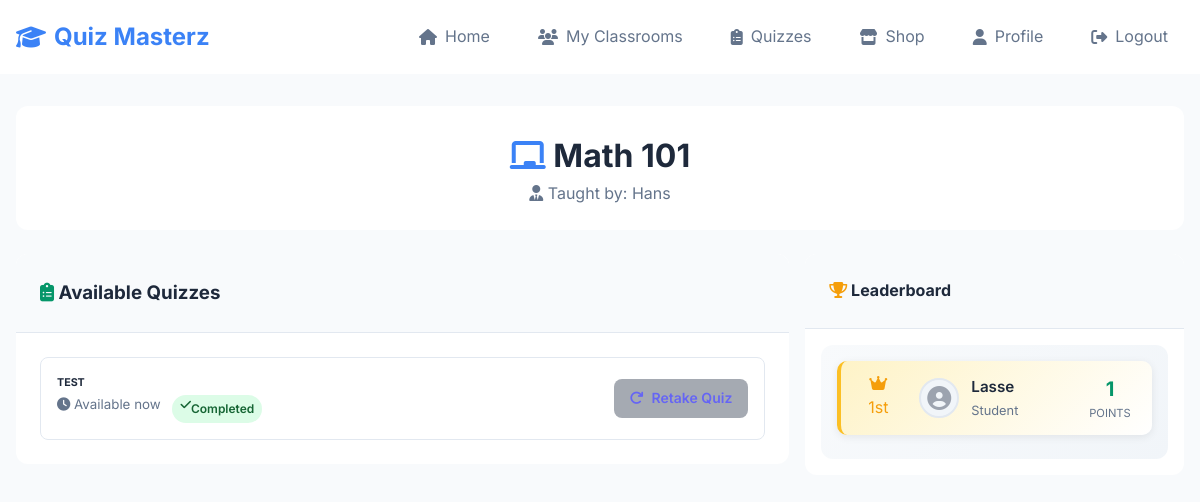
The app's page /student/classroom/1 (signed in) with its own data.
### website/models.py (models this page shows, shortened)
class Classroom(db.Model):
    id = db.Column(db.Integer, primary_key=True)
    name = db.Column(db.String(100), nullable=False)
    teacher_id = db.Column(db.Integer, db.ForeignKey('user.id'), nullable=False)
    join_code = db.Column(db.String(8), unique=True, nullable=False)
    quizzes = db.relationship('Quiz', secondary=classroom_quizzes,
                              backref=db.backref('classrooms_assigned_to', lazy='dynamic'),
                              lazy='dynamic')
    quiz_attempts = db.relationship('StudentQuizAttempt', backref='classroom', lazy='dynamic') # Added

class User(db.Model, UserMixin):
    id = db.Column(db.Integer, primary_key=True)
    email = db.Column(db.String(150), unique=True)
    password = db.Column(db.String(150))
    first_name = db.Column(db.String(150))
    role = db.Column(db.String(50))  # 'student' or 'teacher'
    learning_points = db.Column(db.Integer, default=0) # User's total LPs
    classrooms_created = db.relationship('Classroom', foreign_keys='[Classroom.teacher_id]', backref='teacher', lazy=True)
    joined_classrooms = db.relationship('Classroom', secondary=classroom_members,
                                        backref=db.backref('students', lazy='dynamic'),
                                        lazy='dynamic')
    quiz_attempts = db.relationship('StudentQuizAttempt', backref='student', lazy='dynamic') # Added

class Quiz(db.Model):
    id = db.Column(db.Integer, primary_key=True)
    name = db.Column(db.String(150), nullable=False)
    teacher_id = db.Column(db.Integer, db.ForeignKey('user.id'), nullable=False) # Added: who created quiz
    is_published = db.Column(db.Boolean, default=False, nullable=False) # Draft/upload workflow
    questions = db.relationship('Question', backref='quiz', lazy='dynamic', cascade="all, delete-orphan") # Added
    teacher = db.relationship('User', backref=db.backref('created_quizzes', lazy='dynamic'))

### website/views.py (the view)
@views.route('/student/classroom/<int:classroom_id>', methods=['GET'])
@login_required
def student_view_classroom(classroom_id):
    if current_user.role != 'student':
        flash('Access denied.', category='error')
        return redirect(url_for('views.home'))
    classroom = Classroom.query.get_or_404(classroom_id)
    if classroom not in current_user.joined_classrooms:
        flash('You are not a member of this classroom.', category='error')
        return redirect(url_for('views.student_my_classrooms'))
    available_quizzes_data = []
    published_quizzes = classroom.quizzes.filter_by(is_published=True).all()
    for quiz in published_quizzes:
        existing_attempt = StudentQuizAttempt.query.filter_by(
            student_id=current_user.id,
            quiz_id=quiz.id,
            classroom_id=classroom.id
        ).first()
        quiz_data = {
            'quiz': quiz,
            'taken': existing_attempt is not None
        }
        available_quizzes_data.append(quiz_data)
    all_students = classroom.students.all()
    attempts_in_classroom = StudentQuizAttempt.query.filter_by(classroom_id=classroom.id).all()
    student_scores = {}
    for attempt in attempts_in_classroom:
        student_scores[attempt.student_id] = student_scores.get(attempt.student_id, 0) + attempt.score
    leaderboard = []
    for student in all_students:
        leaderboard_entry = {
            'name': student.first_name,
            'score': student_scores.get(student.id, 0),  # 0 if no attempts
        }
        leaderboard.append(leaderboard_entry)
    leaderboard.sort(key=lambda x: x['score'], reverse=True)
    student_total_lp = current_user.learning_points if current_user.learning_points is not None else 0
    return render_template("student_view_classroom_details.html",
                         user=current_user,
                         classroom=classroom,
                         available_quizzes=available_quizzes_data,
                         leaderboard=leaderboard,
                         student_total_lp=student_total_lp) # Pass total LP

### website/__init__.py (called while the page is built)
def create_app():
    app = Flask(__name__)
    app.config['SECRET_KEY'] = 'hjshjhdjah kjshkjdhjs'
    app.config['SQLALCHEMY_DATABASE_URI'] = f'sqlite:///{DB_NAME}'
    db.init_app(app)
    from .views import views
    from .auth import auth
    app.register_blueprint(views, url_prefix='/')
    app.register_blueprint(auth, url_prefix='/')
    with app.app_context():
        db.create_all()
    from .models import User, Classroom, Quiz, Question, Answer, StudentQuizAttempt
    login_manager = LoginManager()
    login_manager.login_view = 'auth.login'
    login_manager.init_app(app)
    @login_manager.user_loader
    def load_user(id):
        return User.query.get(int(id))
    return app

### website/templates/student_view_classroom_details.html (shortened to what this page needs)
{% extends "base.html" %}
{% block content %}
<div class="container">
    <div class="card mb-4">
        <div class="card-body text-center">
            <h1><i class="fas fa-chalkboard text-primary"></i> {{ classroom.name }}</h1>
            <p class="text-muted">
                <i class="fas fa-user-tie"></i> Taught by: {{ classroom.teacher.first_name }} {{ classroom.teacher.last_name }}
            </p>
        </div>
    </div>
    <div class="row">
        <div class="col-lg-8 mb-4">
            <div class="card">
                <div class="card-header">
                    <h3><i class="fas fa-clipboard-list text-success"></i> Available Quizzes</h3>
                </div>
                <div class="card-body">                    {% if available_quizzes %}
                        <div class="list-group list-group-flush">
                            {% for quiz_data in available_quizzes %}
                                <div class="list-group-item d-flex justify-content-between align-items-center">
                                    <div>
                                        <h6 class="mb-1">{{ quiz_data.quiz.name }}</h6>
                                        <small class="text-muted">
                                            <i class="fas fa-clock"></i> Available now
                                            {% if quiz_data.taken %}
                                                <span class="badge bg-success ms-2">
                                                    <i class="fas fa-check"></i> Completed
                                                </span>
                                            {% endif %}
                                        </small>
                                    </div>
                                    {% if quiz_data.taken %}
                                        <a href="{{ url_for('views.take_quiz', quiz_id=quiz_data.quiz.id, classroom_id=classroom.id) }}"
                                           class="btn btn-retake btn-sm btn-disabled">
                                            <i class="fas fa-redo"></i> Retake Quiz
                                        </a>
                                    {% else %}
                                        <a href="{{ url_for('views.take_quiz', quiz_id=quiz_data.quiz.id, classroom_id=classroom.id) }}"
                                           class="btn btn-primary btn-sm">
                                            <i class="fas fa-play"></i> Start Quiz
                                        </a>
                                    {% endif %}
                                </div>
                            {% endfor %}
                        </div>
                    {% else %}
                        <div class="empty-state">
                            <i class="fas fa-clipboard-list empty-state-icon"></i>
                            <h5 class="empty-state-title">No Quizzes Available</h5>
                            <p class="empty-state-description">No quizzes are currently available in this classroom. Check back later!</p>
                        </div>
                    {% endif %}
                </div>
            </div>
        </div>
        <div class="col-lg-4 mb-4">
            <div class="card">
                <div class="card-header">
                    <h4><i class="fas fa-trophy text-warning"></i> Leaderboard</h4>
                </div>                <div class="card-body p-3">
                    {% if leaderboard %}
                        <div class="leaderboard-container">
                            {% for student in leaderboard %}
                                {% set place = loop.index %}
                                <div class="leaderboard-item {% if place == 1 %}first-place{% elif place == 2 %}second-place{% elif place == 3 %}third-place{% endif %} mb-3">
                                    <div class="position-indicator">
                                        {% if place == 1 %}
                                            <div class="place-badge gold">
                                                <i class="fas fa-crown"></i>
                                                <span>1st</span>
                                            </div>
                                        {% elif place == 2 %}
                                            <div class="place-badge silver">
                                                <i class="fas fa-medal"></i>
                                                <span>2nd</span>
                                            </div>
                                        {% elif place == 3 %}
                                            <div class="place-badge bronze">
                                                <i class="fas fa-award"></i>
                                                <span>3rd</span>
                                            </div>
                                        {% else %}
                                            <div class="place-badge regular">
                                                <span>{{ place }}{{ 'th' if place > 3 else '' }}</span>
                                            </div>
                                        {% endif %}
                                    </div>
                                    <div class="student-info">
                                        <div class="student-avatar">
                                            <i class="fas fa-user-circle avatar-default"></i>
                                        </div>
                                        <div class="student-details">
                                            <div class="student-name">{{ student.name }}</div>
                                            <div class="student-title">Student</div>
                                        </div>
                                    </div>
                                    <div class="score-display">
                                        <div class="score-number">{{ student.score }}</div>
                                        <div class="score-label">points</div>
                                    </div>
                                </div>
                            {% endfor %}
                        </div>
                    {% else %}
                        <div class="empty-state empty-state-small">
                            <i class="fas fa-users empty-state-icon"></i>
                            <p class="empty-state-description mb-0">No other students yet!</p>
                        </div>
                    {% endif %}
                </div>
            </div>        </div>
    </div>
</div>
{% endblock %}

### website/static/css/style.css (style rules this page uses)
:root { --primary: #3b82f6; --secondary: #64748b; --success: #059669; --warning: #f59e0b; --danger: #dc2626; --bg: #f8fafc; --surface: #fff; --text: #1e293b; --text-muted: #64748b; --border: #e2e8f0; }
* { margin: 0; padding: 0; box-sizing: border-box; }
body { font-family: Inter, sans-serif; line-height: 1.6; color: var(--text); background: var(--bg); }
.container { max-width: 1200px; margin: 0 auto; padding: 0 1rem; }
.btn { display: inline-flex; align-items: center; gap: 0.5rem; padding: 0.75rem 1.5rem; border: none; border-radius: 8px; font-weight: 600; text-decoration: none; cursor: pointer; transition: all 0.2s; }
.btn-sm { padding: 0.5rem 1rem; font-size: 0.875rem; }
.card { background: var(--surface); border-radius: 12px; overflow: hidden; }
.card-header { padding: 1.5rem; border-bottom: 1px solid var(--border); background: var(--bg); }
.card-body { padding: 1.5rem; }
.list-group { list-style: none; }
.list-group-item { padding: 1rem; border: 1px solid var(--border); border-bottom: none; }
.list-group-item:first-child { border-top-left-radius: 8px; border-top-right-radius: 8px; }
.list-group-item:last-child { border-bottom: 1px solid var(--border); border-bottom-left-radius: 8px; border-bottom-right-radius: 8px; }
.badge { display: inline-flex; padding: 0.25rem 0.5rem; border-radius: 9999px; font-size: 0.75rem; font-weight: 600; }
.badge-success, .bg-success { background: #dcfce7; color: #166534; }
.text-primary { color: var(--primary); }
.text-muted { color: var(--text-muted); }
.text-success { color: var(--success); }
.text-warning { color: var(--warning); }
.text-center { text-align: center; }
.d-flex { display: flex; }
.justify-content-between { justify-content: space-between; }
.align-items-center { align-items: center; }
.mb-3 { margin-bottom: 1rem; }
.mb-4 { margin-bottom: 1.5rem; }
.ms-2, .ml-2 { margin-left: 0.5rem; }
.p-3 { padding: 1rem; }
.row { display: flex; flex-wrap: wrap; margin: 0 -0.5rem; }
.col-lg-8 { flex: 0 0 66.666%; padding: 0 0.5rem; }
.col-lg-4 { flex: 0 0 33.333%; padding: 0 0.5rem; }
.leaderboard-container { background: linear-gradient(135deg, var(--bg) 0%, #f1f5f9 100%); border-radius: 12px; padding: 1rem; }
.leaderboard-item { display: flex; align-items: center; background: white; border-radius: 10px; padding: 0.75rem; box-shadow: 0 2px 8px rgba(0,0,0,0.08); border-left: 4px solid var(--border); margin-bottom: 0.5rem; }
.leaderboard-item.first-place { border-left-color: #fbbf24; background: linear-gradient(135deg, #fef3c7 0%, #ffffff 100%); }
.position-indicator { margin-right: 1rem; min-width: 50px; text-align: center; }
.place-badge { display: flex; flex-direction: column; align-items: center; gap: 0.25rem; }
.place-badge.gold { color: #f59e0b; }
.student-info { display: flex; align-items: center; flex: 1; gap: 0.75rem; }
.student-avatar { width: 40px; height: 40px; border-radius: 50%; background: #f1f5f9; display: flex; align-items: center; justify-content: center; border: 2px solid var(--border); }
.student-details { flex: 1; }
.student-name { font-weight: 600; color: var(--text); font-size: 0.95rem; margin: 0; }
.student-title { font-size: 0.8rem; color: var(--text-muted); margin-top: 0.1rem; }
.score-display { text-align: center; min-width: 60px; }
.score-number { font-size: 1.25rem; font-weight: 700; color: var(--success); margin: 0; }
.score-label { font-size: 0.7rem; color: var(--text-muted); text-transform: uppercase; margin: 0; }
.avatar-default { font-size: 1.5rem; color: #9ca3af; }
.btn-retake { background: #6b7280; border-color: #6b7280; }
.btn-disabled { opacity: 0.6; cursor: default; pointer-events: none; }

### records on screen
Classroom: name "Math 101"
User: teacher.first_name "Hans"
Quiz: quiz.name "TEST"
User: name "Lasse", score "1"
